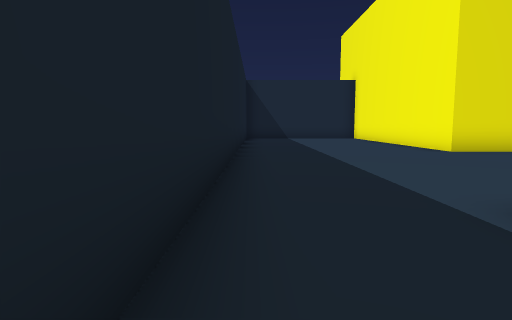
View 1 (above)

24 first-person views from a walk through a scene from a Unity 3-D project. The camera is 1.4 m above the floor, tilts 6° down and sees 75° across. The floor is counted in squares, 2 m on a side. Each view is taken from the middle of a square. On the plan, view 1 faces up. The plan holds only what a view shows up to about 10 squares ahead; the rest is blank. The place goes on beyond the plan. The player character is not drawn. Some animated figures are not drawn.

View 2
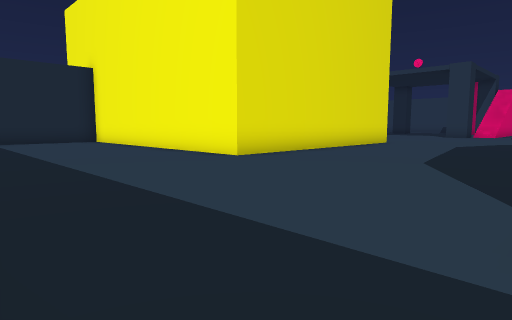

View 3
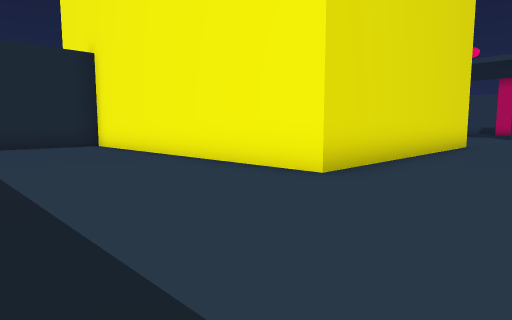

View 4
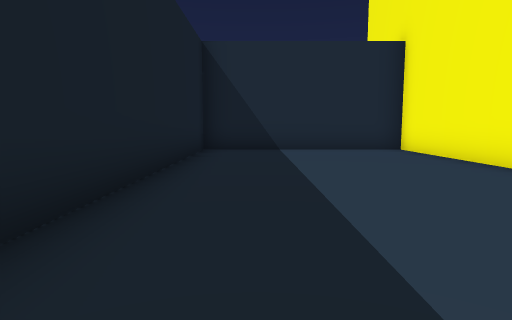

View 5
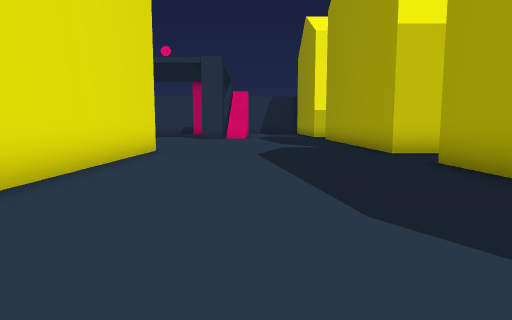

View 6
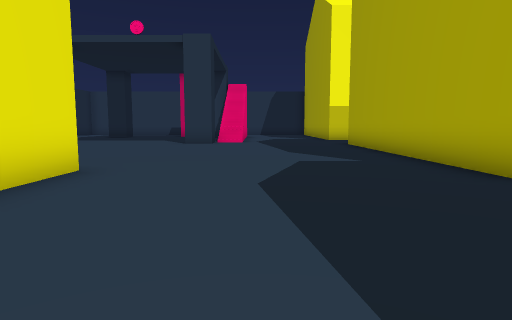

View 7
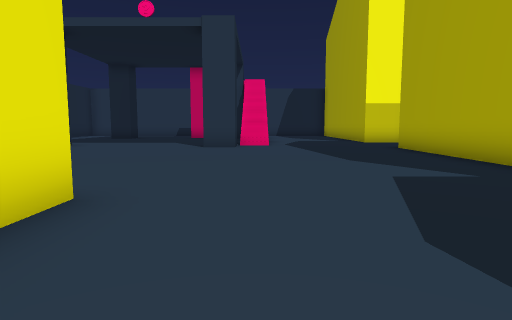

View 8
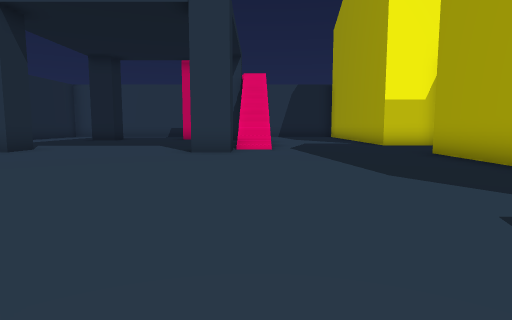

View 9
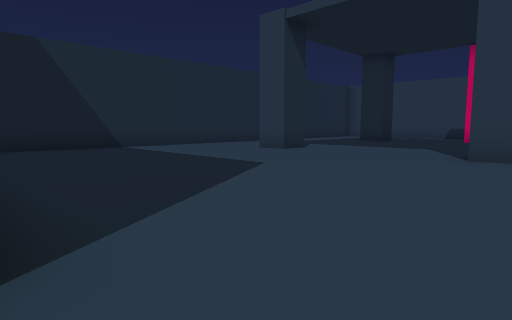

View 10
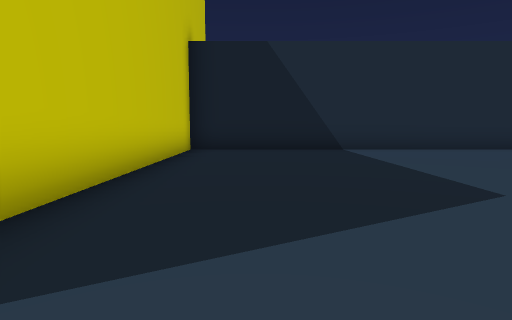

View 11
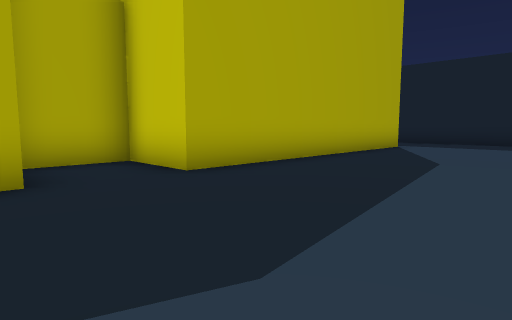

View 12
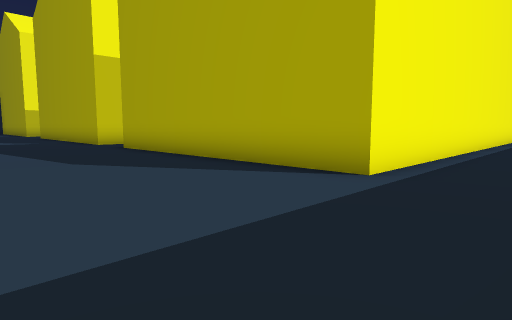

View 13
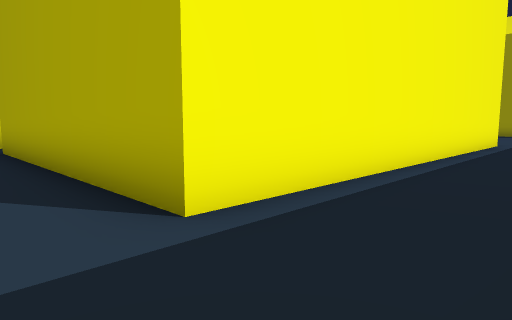

View 14
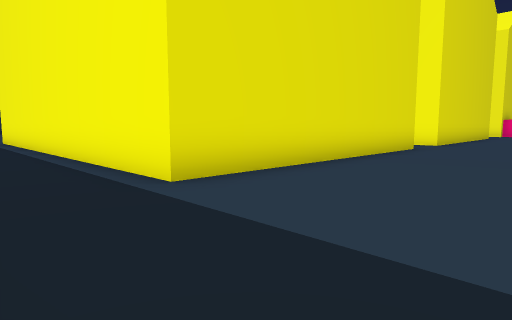

View 15
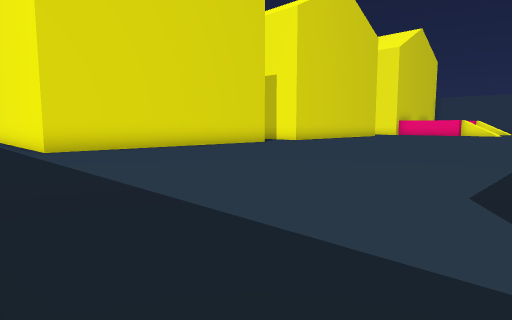

View 16
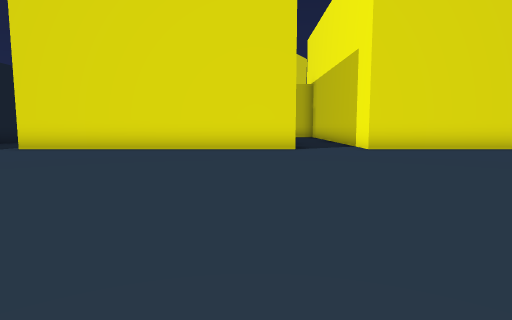

View 17
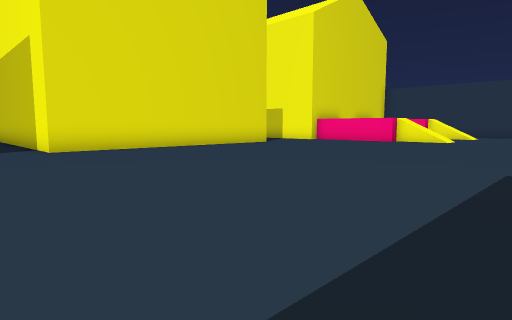

View 18
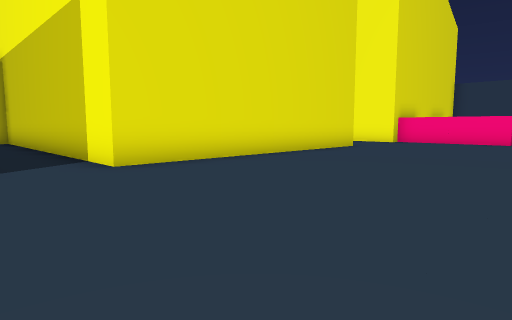

View 19
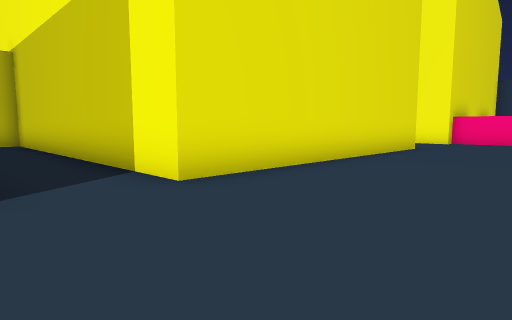

View 20
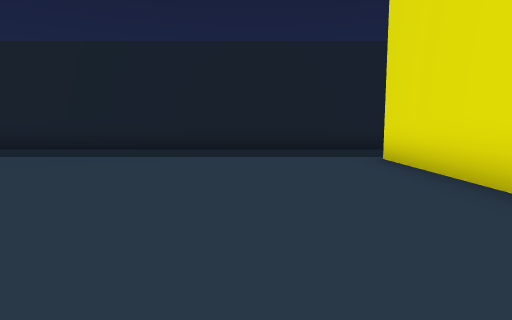

View 21
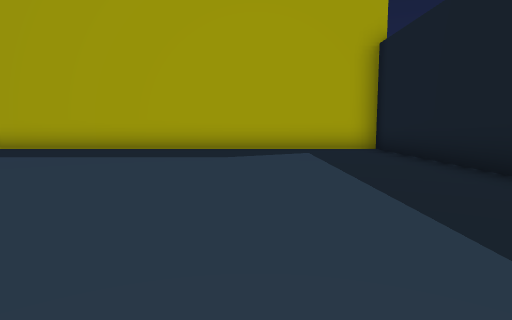

View 22
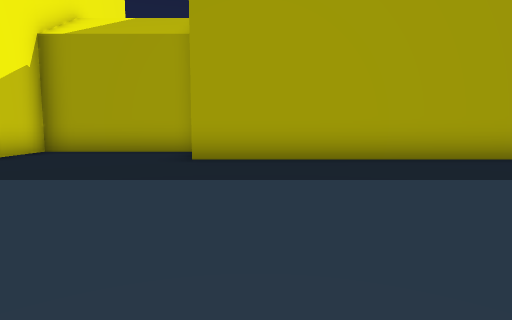

View 23
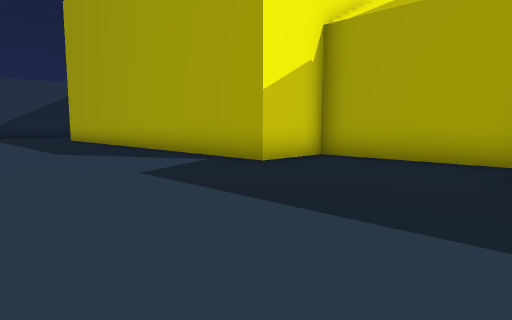

View 24
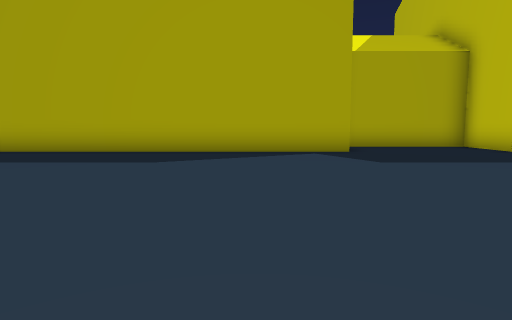

### Floor plan
Points are (right, up) in squares from view 1. A wall is a line through its corners. A room is listed if a view was taken in it or the views show most of it. See-through windows are left out.
Room 1 (views 1, 2, 3, 4, 5, 6, 7, 8, 9, 10, 11, 12, 13)
walls: (13.2, 8.7) (5.1, 8.7) (5.1, 17.5) (-0.5, 17.5) (-0.5, 0.5); (12.2, 1.4) (12.2, 2.6) (20.2, 2.6); (21.5, 7.6) (20.5, 7.6) (20.5, 8.8); (21.5, 13.3) (20.5, 13.3) (20.5, 13.8); (22.4, 17.5) (13.1, 17.5) (13.1, 10.4); (2.1, -9.4) (2.1, 2.6) (10.1, 2.6) (10.1, 0.7) (12, 0.7); (-0.5, -8.3) (-0.5, -9.5)
ways out: opening at (1, -9) to room 2
Room 2 (views 14, 15, 16, 17, 18, 19, 20, 21, 22, 23, 24)
walls: (10.2, -9.4) (2.1, -9.4); (15.5, -22.5) (15.5, -20.7) (22.5, -20.7); (20.2, -9.4) (12.2, -9.4) (12.2, -1); (-0.5, -9.5) (-0.5, -20.7) (11.3, -20.7) (11.3, -22.1)
ways out: opening at (1, -9) to room 1

Positions as (right, up) in squares from view 1, and headings:
1: (0, 0), facing up
2: (0, 3), facing up-right
3: (1, 6), facing up-right
4: (1, 8), facing up
5: (4, 6), facing right
6: (8, 6), facing right
7: (10, 7), facing right
8: (12, 7), facing right
9: (13, 7), facing up-right
10: (15, 8), facing up
11: (13, 7), facing down-left
12: (0, 7), facing down-right
13: (0, 4), facing down-right
14: (0, -13), facing up-right
15: (0, -19), facing up-right
16: (9, -19), facing up
17: (10, -19), facing up-right
18: (10, -15), facing up-right
19: (10, -13), facing up-right
20: (9, -12), facing left
21: (3, -11), facing down
22: (10, -14), facing down
23: (11, -16), facing down-right
24: (18, -12), facing down
